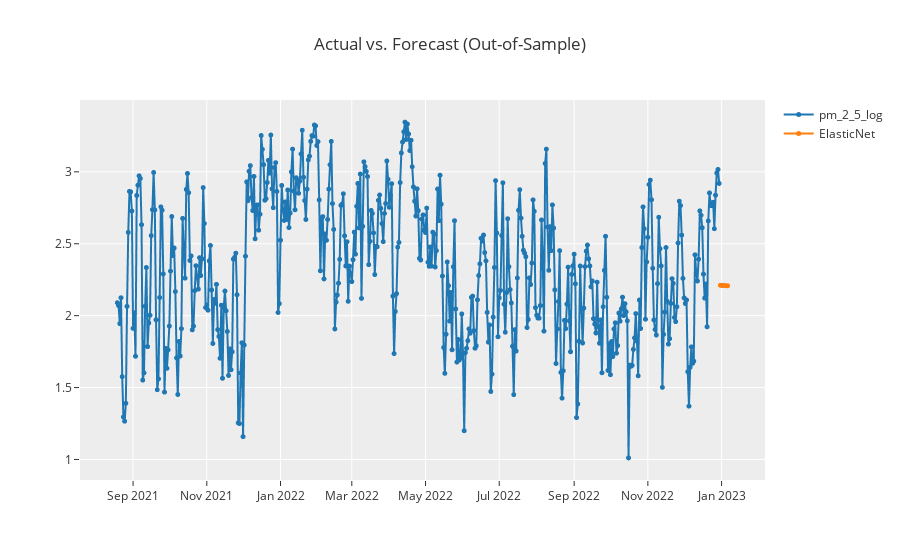

The code cell stored with this chart in its notebook:
### Code cell
import numpy as np
import pandas as pd

# ติดตั้ง PyCaret เวอร์ชันล่าสุดก่อน (หากยังไม่ได้ติดตั้ง)
# !pip install --upgrade pycaret

from pycaret.time_series import *


# ------------------------------------------------------------------------------
# 1) อ่านข้อมูล
# ------------------------------------------------------------------------------
df_raw = pd.read_csv(r"C:\Users\snpdp\pm2.5-Forecast-Dashboard\Data_csv\merge_data\AeroSURE-m-1d.csv")  # Path ที่คุณอัปโหลดใน session
df_raw['date_only'] = pd.to_datetime(df_raw['date_only'])
df_raw.sort_values('date_only', inplace=True)

# ------------------------------------------------------------------------------
# 2) เตรียมข้อมูล
#    - สร้างคอลัมน์ log สำหรับ pm_2_5 (Manual Log Transform)
#    - เลือกเฉพาะคอลัมน์ที่ต้องการเป็น target + exogenous
# ------------------------------------------------------------------------------
df_raw.set_index('date_only', inplace=True)

# *** บังคับเป็น PeriodIndex (ความถี่รายวัน) เพื่อลดปัญหา Datetime vs Period ***
df_raw.index = df_raw.index.to_period('D')

# สร้างคอลัมน์ log
df_raw['pm_2_5_log'] = np.log(df_raw['pm_2_5'] + 1)  # กัน log(0)

# เลือกเฉพาะคอลัมน์ที่ใช้จริง -> target = pm_2_5_log, exogenous = temp, humidity
df = df_raw[['pm_2_5_log', 'temperature', 'humidity']].copy()

# *** กำหนดความถี่เป็นรายวัน และ interpolate ค่า missing ***
df = df.asfreq('D').interpolate()

# ------------------------------------------------------------------------------
# 3) ตั้งค่า PyCaret (setup)
#    - fh=7  -> พยากรณ์ล่วงหน้า 7 วัน
#    - fold=7 -> เพิ่มการ Cross-Validate เพื่อให้ประเมินได้แม่นยำขึ้น
# ------------------------------------------------------------------------------
ts_setup = setup(
    data=df,
    target='pm_2_5_log',
    fh=7,                   # พยากรณ์ล่วงหน้า 7 วัน
    seasonal_period=365,      # คาดว่ามี pattern รายสัปดาห์
    session_id=123,
    fold=7                  # ใช้ 7 folds เพิ่มความน่าเชื่อถือ
)

# ------------------------------------------------------------------------------
# 4) Compare Models -> จัดลำดับโมเดลจากค่า MASE
# ------------------------------------------------------------------------------
best_ts_model = compare_models(sort='R2')

# ------------------------------------------------------------------------------
# 5) จูนโมเดล (Hyperparameter Tuning)
#    - เพิ่ม n_iter=100 เพื่อสุ่มหาพารามิเตอร์มากขึ้น
# ------------------------------------------------------------------------------
tuned_ts_model = tune_model(
    best_ts_model,
    optimize='R2',
    search_algorithm='random',  # random search
    n_iter=100
)

# ------------------------------------------------------------------------------
# 6) Finalize Model -> ล็อกโมเดลสำหรับใช้งานจริง
# ------------------------------------------------------------------------------
final_ts_model = finalize_model(tuned_ts_model)

# ------------------------------------------------------------------------------
# 7) สร้าง DataFrame Exogenous สำหรับอนาคต 7 วัน
#    (อาจต้องใช้โมเดลอื่นพยากรณ์ temp, humidity ถ้ามีข้อมูล; หรือใช้วิธีคาดเดา)
# ------------------------------------------------------------------------------
# ตัวอย่างใช้ค่าเฉลี่ย (mean) ของ temp, humidity
last_period = df.index[-1]  # เช่น Period('2023-03-10', 'D')
future_dates = pd.period_range(start=last_period + 1, periods=7, freq='D')

future_exog = pd.DataFrame(index=future_dates)
future_exog['temperature'] = df['temperature'].mean()
future_exog['humidity'] = df['humidity'].mean()

# ------------------------------------------------------------------------------
# 8) พยากรณ์อนาคต (7 วัน) โดยส่ง X=future_exog
# ------------------------------------------------------------------------------
future_forecast_log = predict_model(final_ts_model, fh=7, X=future_exog)

# ------------------------------------------------------------------------------
# 9) Inverse Transform -> ย้อนกลับจาก log -> PM2.5
# ------------------------------------------------------------------------------
future_forecast = future_forecast_log.copy()
future_forecast['y_pred_original_scale'] = np.exp(future_forecast['y_pred']) - 1

# ------------------------------------------------------------------------------
# 10) แสดงผลลัพธ์ + Plot
# ------------------------------------------------------------------------------
print("----- Future Forecast (PM2.5 scale) -----")
print(future_forecast[['y_pred_original_scale']])

# แสดงกราฟพยากรณ์
plot_model(final_ts_model, plot='forecast', data_kwargs={'fh': 7, 'X': future_exog})

### Figure 1 — Plotly figure (JSON) as saved in the notebook; plotly's stock layout.template omitted (floating-point values rounded to 4 significant figures; data arrays with more than 128 entries replaced by an {"elided": "..."} marker saying what was removed)
{"data": [{"line": {"color": "rgb(31, 119, 180)", "width": 2}, "marker": {"color": "rgb(31, 119, 180)", "size": 5}, "mode": "lines+markers", "name": "pm_2_5_log", "type": "scattergl", "x": {"elided": "506 str values"}, "xaxis": "x", "y": {"elided": "506 float values"}, "yaxis": "y"}, {"line": {"color": "rgb(255, 127, 14)", "width": 2}, "marker": {"color": "rgb(255, 127, 14)", "size": 5}, "mode": "lines+markers", "name": "ElasticNet", "type": "scattergl", "x": {"elided": "506 str values"}, "xaxis": "x", "y": {"elided": "506 float values"}, "yaxis": "y"}], "layout": {"showlegend": true, "title": {"text": "Actual vs. Forecast (Out-of-Sample)"}, "xaxis": {"anchor": "y", "domain": [0, 1]}, "yaxis": {"anchor": "x", "domain": [0, 1]}}}
